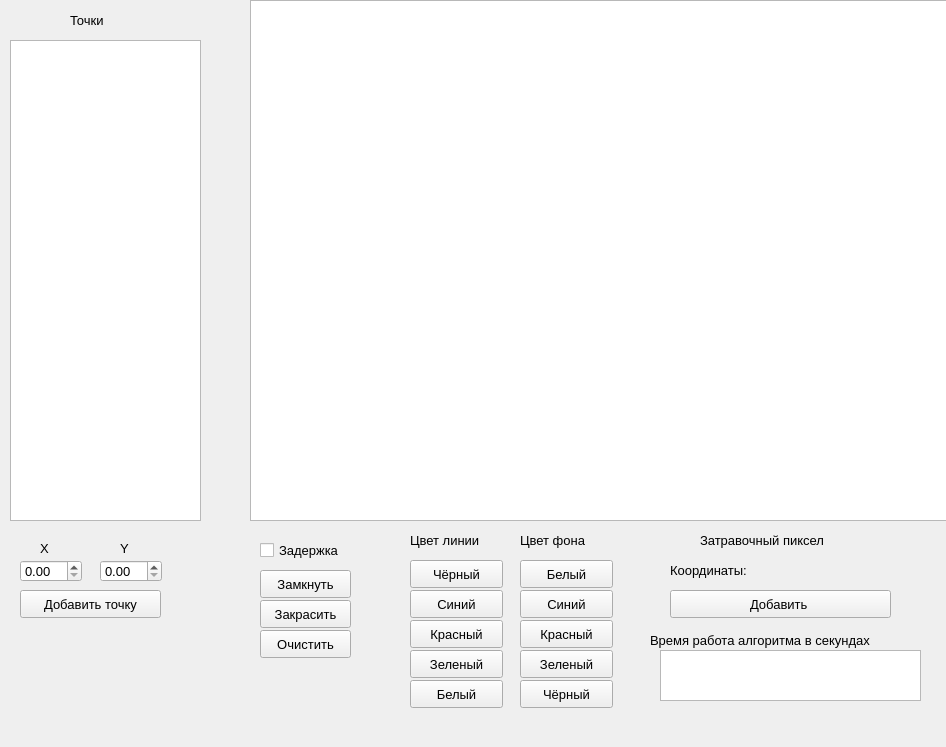
<?xml version="1.0" encoding="UTF-8"?>
<ui version="4.0">
 <class>MainWindow</class>
 <widget class="QMainWindow" name="MainWindow">
  <property name="geometry">
   <rect>
    <x>0</x>
    <y>0</y>
    <width>946</width>
    <height>747</height>
   </rect>
  </property>
  <property name="font">
   <font>
    <pointsize>10</pointsize>
   </font>
  </property>
  <property name="windowTitle">
   <string>MainWindow</string>
  </property>
  <widget class="QWidget" name="centralwidget">
   <widget class="QGraphicsView" name="graphicsView">
    <property name="geometry">
     <rect>
      <x>250</x>
      <y>0</y>
      <width>711</width>
      <height>521</height>
     </rect>
    </property>
   </widget>
   <widget class="QLabel" name="label">
    <property name="geometry">
     <rect>
      <x>40</x>
      <y>540</y>
      <width>16</width>
      <height>16</height>
     </rect>
    </property>
    <property name="text">
     <string>X</string>
    </property>
   </widget>
   <widget class="QLabel" name="label_2">
    <property name="geometry">
     <rect>
      <x>120</x>
      <y>540</y>
      <width>16</width>
      <height>16</height>
     </rect>
    </property>
    <property name="text">
     <string>Y</string>
    </property>
   </widget>
   <widget class="QDoubleSpinBox" name="x_point_box">
    <property name="geometry">
     <rect>
      <x>20</x>
      <y>560</y>
      <width>62</width>
      <height>22</height>
     </rect>
    </property>
    <property name="maximum">
     <double>1000.000000000000000</double>
    </property>
   </widget>
   <widget class="QDoubleSpinBox" name="y_point_box">
    <property name="geometry">
     <rect>
      <x>100</x>
      <y>560</y>
      <width>62</width>
      <height>22</height>
     </rect>
    </property>
    <property name="maximum">
     <double>1000.000000000000000</double>
    </property>
   </widget>
   <widget class="QPushButton" name="add_point_btn">
    <property name="geometry">
     <rect>
      <x>20</x>
      <y>590</y>
      <width>141</width>
      <height>28</height>
     </rect>
    </property>
    <property name="text">
     <string>Добавить точку</string>
    </property>
   </widget>
   <widget class="QCheckBox" name="delay">
    <property name="geometry">
     <rect>
      <x>260</x>
      <y>540</y>
      <width>101</width>
      <height>20</height>
     </rect>
    </property>
    <property name="text">
     <string>Задержка</string>
    </property>
   </widget>
   <widget class="QPushButton" name="fill_btn">
    <property name="geometry">
     <rect>
      <x>260</x>
      <y>600</y>
      <width>91</width>
      <height>28</height>
     </rect>
    </property>
    <property name="text">
     <string>Закрасить</string>
    </property>
   </widget>
   <widget class="QPushButton" name="end_btn">
    <property name="geometry">
     <rect>
      <x>260</x>
      <y>570</y>
      <width>91</width>
      <height>28</height>
     </rect>
    </property>
    <property name="text">
     <string>Замкнуть</string>
    </property>
   </widget>
   <widget class="QPushButton" name="clear_btn">
    <property name="geometry">
     <rect>
      <x>260</x>
      <y>630</y>
      <width>91</width>
      <height>28</height>
     </rect>
    </property>
    <property name="text">
     <string>Очистить</string>
    </property>
   </widget>
   <widget class="QLabel" name="label_7">
    <property name="geometry">
     <rect>
      <x>410</x>
      <y>530</y>
      <width>91</width>
      <height>21</height>
     </rect>
    </property>
    <property name="text">
     <string>Цвет линии</string>
    </property>
   </widget>
   <widget class="QPushButton" name="make_line_black">
    <property name="geometry">
     <rect>
      <x>410</x>
      <y>560</y>
      <width>93</width>
      <height>28</height>
     </rect>
    </property>
    <property name="text">
     <string>Чёрный</string>
    </property>
   </widget>
   <widget class="QPushButton" name="make_line_red">
    <property name="geometry">
     <rect>
      <x>410</x>
      <y>620</y>
      <width>93</width>
      <height>28</height>
     </rect>
    </property>
    <property name="text">
     <string>Красный</string>
    </property>
   </widget>
   <widget class="QPushButton" name="make_line_blue">
    <property name="geometry">
     <rect>
      <x>410</x>
      <y>590</y>
      <width>93</width>
      <height>28</height>
     </rect>
    </property>
    <property name="text">
     <string>Синий</string>
    </property>
   </widget>
   <widget class="QPushButton" name="make_bg_white">
    <property name="geometry">
     <rect>
      <x>520</x>
      <y>560</y>
      <width>93</width>
      <height>28</height>
     </rect>
    </property>
    <property name="text">
     <string>Белый</string>
    </property>
   </widget>
   <widget class="QPushButton" name="make_bg_blue">
    <property name="geometry">
     <rect>
      <x>520</x>
      <y>590</y>
      <width>93</width>
      <height>28</height>
     </rect>
    </property>
    <property name="text">
     <string>Синий</string>
    </property>
   </widget>
   <widget class="QPushButton" name="make_line_green">
    <property name="geometry">
     <rect>
      <x>410</x>
      <y>650</y>
      <width>93</width>
      <height>28</height>
     </rect>
    </property>
    <property name="text">
     <string>Зеленый</string>
    </property>
   </widget>
   <widget class="QPushButton" name="make_line_white">
    <property name="geometry">
     <rect>
      <x>410</x>
      <y>680</y>
      <width>93</width>
      <height>28</height>
     </rect>
    </property>
    <property name="text">
     <string>Белый</string>
    </property>
   </widget>
   <widget class="QPushButton" name="make_bg_black">
    <property name="geometry">
     <rect>
      <x>520</x>
      <y>680</y>
      <width>93</width>
      <height>28</height>
     </rect>
    </property>
    <property name="text">
     <string>Чёрный</string>
    </property>
   </widget>
   <widget class="QPushButton" name="make_bg_red">
    <property name="geometry">
     <rect>
      <x>520</x>
      <y>620</y>
      <width>93</width>
      <height>28</height>
     </rect>
    </property>
    <property name="text">
     <string>Красный</string>
    </property>
   </widget>
   <widget class="QLabel" name="label_8">
    <property name="geometry">
     <rect>
      <x>520</x>
      <y>530</y>
      <width>91</width>
      <height>21</height>
     </rect>
    </property>
    <property name="text">
     <string>Цвет фона</string>
    </property>
   </widget>
   <widget class="QPushButton" name="make_bg_green">
    <property name="geometry">
     <rect>
      <x>520</x>
      <y>650</y>
      <width>93</width>
      <height>28</height>
     </rect>
    </property>
    <property name="text">
     <string>Зеленый</string>
    </property>
   </widget>
   <widget class="QLabel" name="label_3">
    <property name="geometry">
     <rect>
      <x>70</x>
      <y>10</y>
      <width>51</width>
      <height>20</height>
     </rect>
    </property>
    <property name="text">
     <string>Точки</string>
    </property>
   </widget>
   <widget class="QTextEdit" name="points_table">
    <property name="geometry">
     <rect>
      <x>10</x>
      <y>40</y>
      <width>191</width>
      <height>481</height>
     </rect>
    </property>
   </widget>
   <widget class="QLabel" name="label_9">
    <property name="geometry">
     <rect>
      <x>650</x>
      <y>630</y>
      <width>281</width>
      <height>21</height>
     </rect>
    </property>
    <property name="text">
     <string>Время работа алгоритма в секундах</string>
    </property>
   </widget>
   <widget class="QTextEdit" name="timing_text">
    <property name="geometry">
     <rect>
      <x>660</x>
      <y>650</y>
      <width>261</width>
      <height>51</height>
     </rect>
    </property>
    <property name="font">
     <font>
      <pointsize>20</pointsize>
     </font>
    </property>
    <property name="readOnly">
     <bool>true</bool>
    </property>
    <property name="html">
     <string>&lt;!DOCTYPE HTML PUBLIC &quot;-//W3C//DTD HTML 4.0//EN&quot; &quot;http://www.w3.org/TR/REC-html40/strict.dtd&quot;&gt;
&lt;html&gt;&lt;head&gt;&lt;meta name=&quot;qrichtext&quot; content=&quot;1&quot; /&gt;&lt;style type=&quot;text/css&quot;&gt;
p, li { white-space: pre-wrap; }
&lt;/style&gt;&lt;/head&gt;&lt;body style=&quot; font-family:'MS Shell Dlg 2'; font-size:20pt; font-weight:400; font-style:normal;&quot;&gt;
&lt;p style=&quot;-qt-paragraph-type:empty; margin-top:0px; margin-bottom:0px; margin-left:0px; margin-right:0px; -qt-block-indent:0; text-indent:0px;&quot;&gt;&lt;br /&gt;&lt;/p&gt;&lt;/body&gt;&lt;/html&gt;</string>
    </property>
   </widget>
   <widget class="QPushButton" name="add_seed_btn">
    <property name="geometry">
     <rect>
      <x>670</x>
      <y>590</y>
      <width>221</width>
      <height>28</height>
     </rect>
    </property>
    <property name="text">
     <string>Добавить </string>
    </property>
   </widget>
   <widget class="QLabel" name="label_10">
    <property name="geometry">
     <rect>
      <x>700</x>
      <y>530</y>
      <width>171</width>
      <height>21</height>
     </rect>
    </property>
    <property name="text">
     <string>Затравочный пиксел</string>
    </property>
   </widget>
   <widget class="QLabel" name="label_11">
    <property name="geometry">
     <rect>
      <x>670</x>
      <y>560</y>
      <width>111</width>
      <height>21</height>
     </rect>
    </property>
    <property name="text">
     <string>Координаты:</string>
    </property>
   </widget>
   <widget class="QLabel" name="seed_coords_lbl">
    <property name="geometry">
     <rect>
      <x>780</x>
      <y>560</y>
      <width>91</width>
      <height>21</height>
     </rect>
    </property>
    <property name="text">
     <string/>
    </property>
   </widget>
  </widget>
 </widget>
 <resources/>
 <connections/>
</ui>
